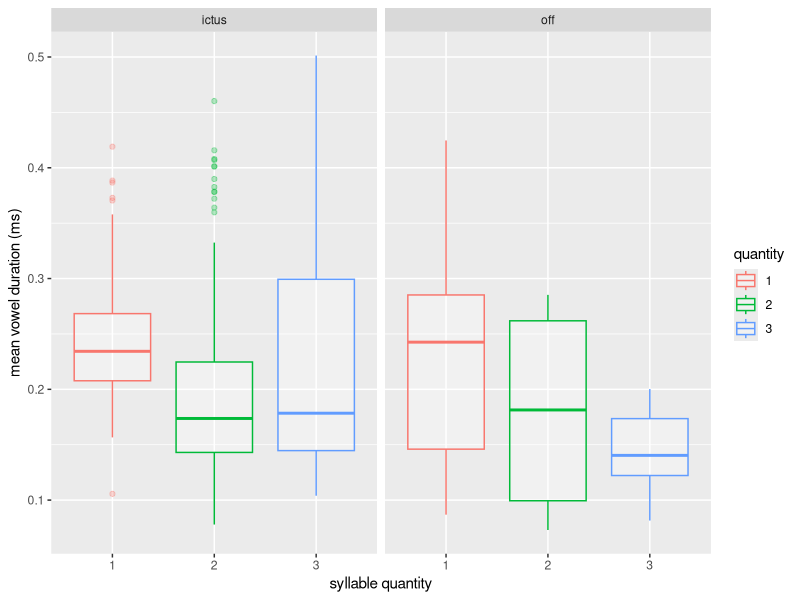
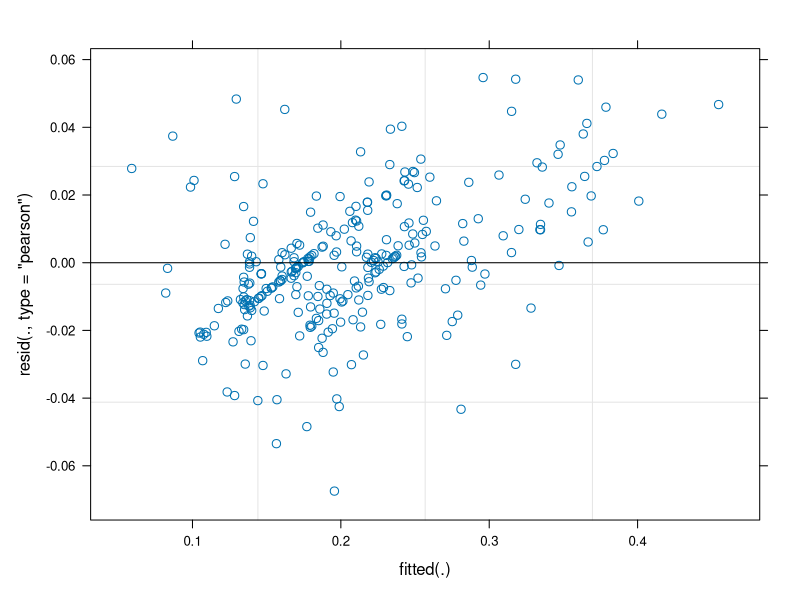
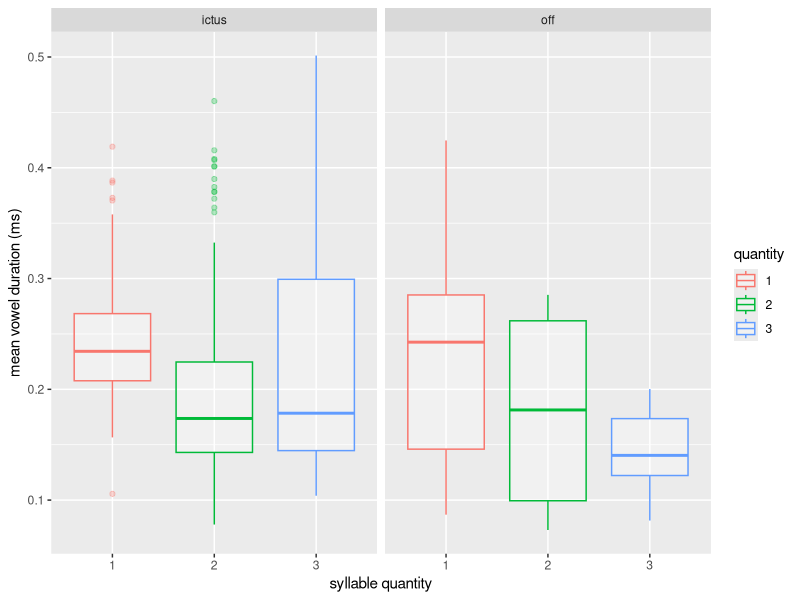

R code for these plots, in order:
## ---- chunk 1
library("lme4")
library("ggplot2")
library("broom")
library("dplyr")
quant_df <- read.csv("vowel_master.csv", header= TRUE)
quant_df$ictus <- as.factor(quant_df$ictus)
quant_df$stressed <- as.factor(quant_df$stressed)
quant_df$stressed <- recode_factor(quant_df$stressed, "0" = "unstressed","1" = "stressed")
quant_df$quantity <- as.factor(quant_df$quantity)
quant_df$song <- as.factor(quant_df$song)
quant_df$word <- as.factor(quant_df$word)
head(quant_df)
## ---- chunk 2
quant_data <- filter(quant_df, quant_df$stressed == "stressed")
quant_data
## ---- chunk 3
ggplot(quant_data,aes(quantity, duration, color = quantity)) + 
  #geom_violin()+
  geom_boxplot(alpha = 0.3) +
  #geom_jitter(alpha = 0.5) +
  labs(x = "syllable quantity", y = "mean vowel duration (ms)") + 
  facet_wrap("ictus")
  theme_minimal()
ggsave("q_dur.png")


## ---- chunk 4
maxmdl <- lmer(duration ~ quantity + ictus + quantity*ictus + (1|song)+ (1|word) + (1|performer), data = quant_data, REML = FALSE)
summary(maxmdl)
## ---- chunk 5
nullmdl <- lmer(duration ~ (1|song) + (1|word) + (1|performer) , data = quant_data, REML = FALSE)
summary(nullmdl)
## ---- chunk 6
comp_quant <- anova(maxmdl, nullmdl)
print(comp_quant)

## ---- chunk 7
plot(maxmdl)
